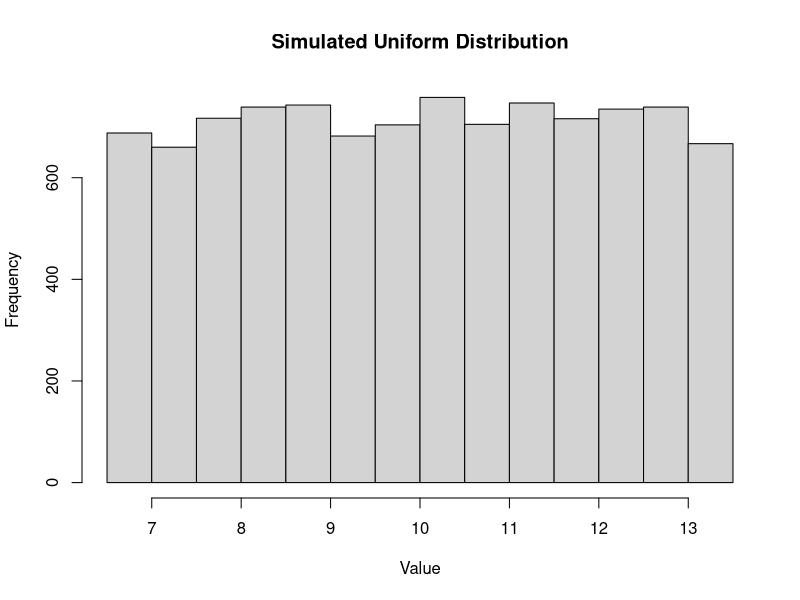
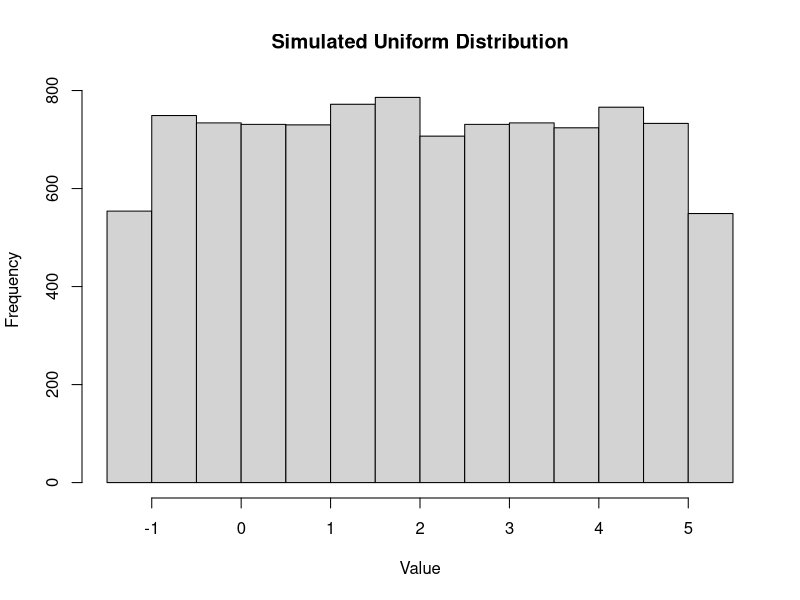

These figures' R source, in order: (Note: this script raises an error after producing the figures.)
## ---- chunk 1
qnorm(0.5,2,5)
## ---- chunk 2
uniform_data_1 <- runif(10000, min = 6.535898, max = 13.464101)
hist(uniform_data_1, main = "Simulated Uniform Distribution", xlab = "Value", ylab = "Frequency")
## ---- chunk 3
uniform_data_2<- runif(10000, min = -1.372449, max = 5.372449)
hist(uniform_data_2, main = "Simulated Uniform Distribution", xlab = "Value", ylab = "Frequency")
## ---- chunk 4
data_norm <- rnorm(10000, mean = 2, sd = 5)
hist(uniform_data, main = "Simulated Normal Distribution", xlab = "Value", ylab = "Frequency")
## ---- chunk 5
boxplot(uniform_data_1, main = "Uniform Distribution U1", ylab = "Value", col = "lightblue")
boxplot(uniform_data_2, main = "Uniform Distribution U2", ylab = "Value", col = "lightblue")
boxplot(data_norm, main = "Normal Distribution N(2, 5)", ylab = "Value", col = "lightblue")
